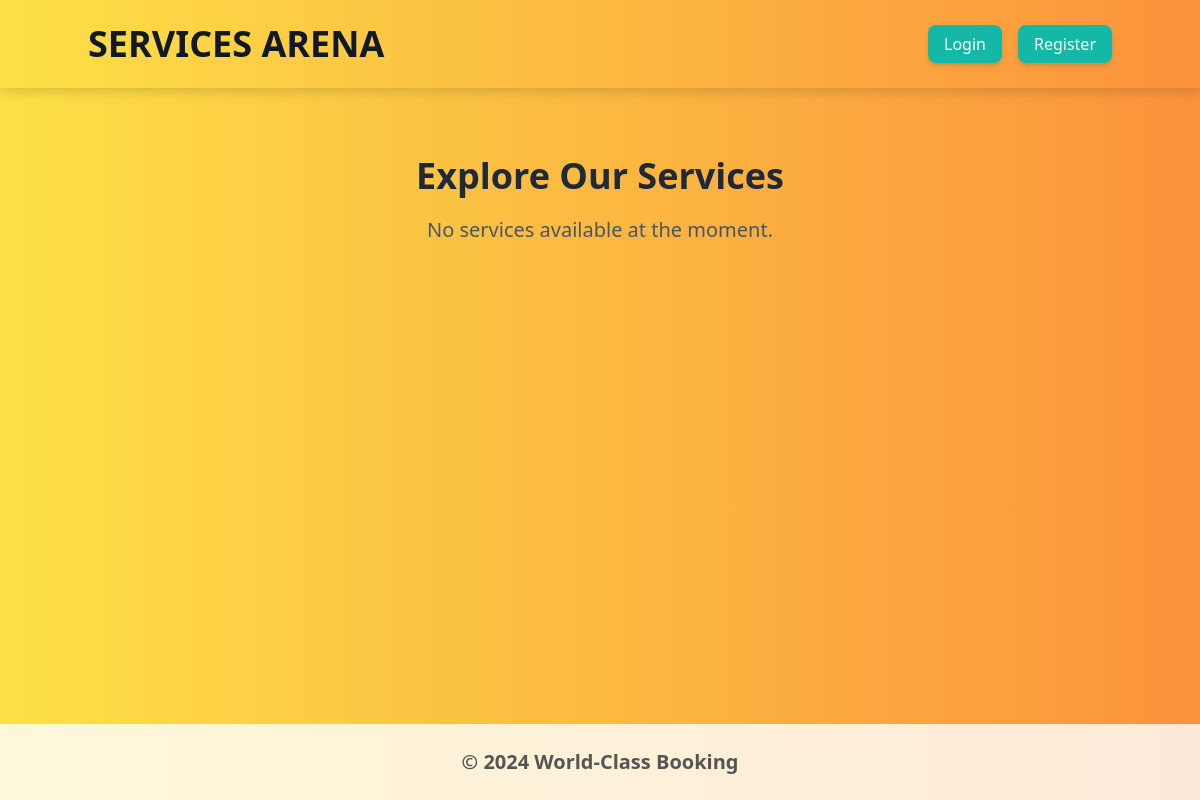
Page /services on the earlier database version.
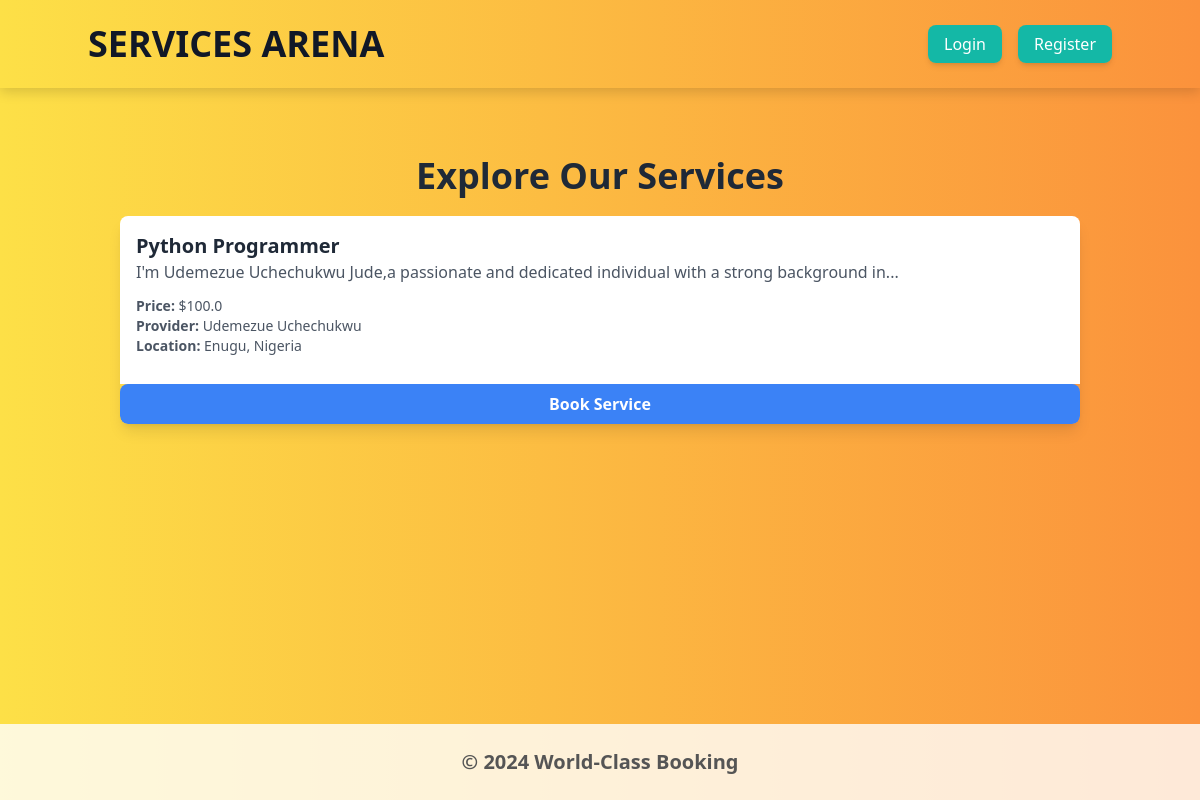
Same page on the later database version.
### book/models.py (models this page shows, shortened)
class Service(db.Model):
    id = db.Column(db.Integer, primary_key=True)
    name = db.Column(db.String(150), nullable=False, unique=True)
    country = db.Column(db.String(100), nullable=False)
    description = db.Column(db.String(150), nullable=False)
    created_at = db.Column(db.DateTime, nullable=False, default=datetime.utcnow)
    updated_at = db.Column(db.DateTime, onupdate=datetime.utcnow)
    state = db.Column(db.String(100), nullable=True)
    provider_name = db.Column(db.String(300), db.ForeignKey('user.full_name'), nullable=False)
    provider = db.relationship('User', backref='services', foreign_keys=[provider_name])
    price = db.Column(db.Float, nullable=False)

### book/users/routes.py (the view)
@booking_system.route('/services')
def list_services():
    services = Service.query.all()
    return render_template('services.html', services=services)

### book/templates/services.html (shortened to what this page needs)
{% extends 'base.html' %}
{% block content %}
<div class="container mt-5">
    <h1 class="text-center mb-5 font-bold text-4xl text-gray-800">Explore Our Services</h1>
    <div class="row">
        {% if services %}
            {% for service in services %}
                <div class="col-lg-4 col-md-6 mb-4">
                    <div class="card h-100 border-0 shadow-lg rounded-lg overflow-hidden">
                        <div class="card-body p-4 bg-white">
                            <h5 class="card-title text-xl font-bold text-gray-800">{{ service.name }}</h5>
                            <p class="card-text text-gray-600 mb-3">{{ service.description | truncate(100) }}</p>
                            <div class="mb-3">
                                <p class="text-sm text-gray-600"><strong>Price:</strong> ${{ service.price }}</p>
                                <p class="text-sm text-gray-600"><strong>Provider:</strong> {{ service.provider_name }}</p>
                                <p class="text-sm text-gray-600"><strong>Location:</strong> {{ service.state }}, {{ service.country }}</p>
                            </div>
                        </div>
                        <div class="card-footer bg-transparent border-0">
                            <form action="{{ url_for('booking_system.book_service', service_name=service.name) }}" method="get" style="display: inline;">
                                <button type="submit" type="submit" class="w-full bg-blue-500 text-white font-semibold py-2 px-4 rounded-lg hover:bg-blue-700 transition duration-300" >
                                    Book Service
                                </button>
                            </form>
                        </div>
                    </div>
                </div>
            {% endfor %}
        {% else %}
            <p class="text-center text-xl text-gray-600">No services available at the moment.</p>
        {% endif %}
    </div>
</div>
{% endblock %}

### book/templates/base.html (shortened to what this page needs)
<!DOCTYPE html>
<html lang="en">
  <head>
    <script src="https://cdn.tailwindcss.com"></script>
  </head>
  <body
    class="bg-gradient-to-r from-yellow-300 to-orange-400 min-h-screen flex flex-col"
  >
    <nav class="navbar bg-opacity-75 p-6">
      <div class="container mx-auto flex justify-between items-center">
        <a
          href="{{ url_for('core.index') }}"
          class="text-4xl font-extrabold text-gray-900 hover:text-yellow-600"
          >SERVICES ARENA</a
        >
        <div>
          <ul class="flex space-x-4">
            {% if current_user.is_authenticated %}
            <li>
              <a
                href="{{ url_for('auth.user_details_form', user_name=current_user.full_name) }}"
                class="nav-link text-white bg-purple-500 px-4 py-2 rounded-lg hover:bg-purple-700 shadow-md"
                >Profile</a
              >
            </li>
            {% if current_user.role == 'customer' %}
            <li>
              <a
                class="nav-link text-white bg-blue-500 px-4 py-2 rounded-lg hover:bg-blue-700 shadow-md"
                href="{{ url_for('booking_system.list_services') }}"
                >Book</a
              >
            </li>
            <li>
                <a
                  href="{{ url_for('booking_system.user_notification') }}"
                  class="nav-link text-white bg-blue-500 px-4 py-2 rounded-lg hover:bg-blue-700 shadow-md"
                  >Inbox</a
                >
              </li>
            {% elif current_user.role == 'provider' %}
            <li>
              <a
                href="{{ url_for('booking_system.create_service') }}"
                class="nav-link text-white bg-blue-500 px-4 py-2 rounded-lg hover:bg-blue-700 shadow-md"
                >Create</a
              >
            </li>
            <li>
              <a
                href="{{ url_for('booking_system.view_provider_services') }}"
                class="nav-link text-white bg-blue-500 px-4 py-2 rounded-lg hover:bg-blue-700 shadow-md"
                >My Services</a
              >
            </li>
            <li>
                <a
                  href="{{ url_for('booking_system.user_notification') }}"
                  class="nav-link text-white bg-blue-500 px-4 py-2 rounded-lg hover:bg-blue-700 shadow-md"
                  >Inbox</a
                >
              </li>
            {% elif current_user.role == 'admin' %}
            <li>
              <a
                class="nav-link text-white bg-blue-500 px-4 py-2 rounded-lg hover:bg-blue-700 shadow-md"
                href="{{ url_for('booking_system.view_all_users') }}"
                >Users</a
              >
            </li>
            <li>
              <a
                class="nav-link text-white bg-blue-500 px-4 py-2 rounded-lg hover:bg-blue-700 shadow-md"
                href="{{ url_for('booking_system.appointments') }}"
                >Appointments</a
              >
            </li>
            <li>
                <a
                  class="nav-link text-white bg-blue-500 px-4 py-2 rounded-lg hover:bg-blue-700 shadow-md"
                  href="{{ url_for('booking_system.view_complaints') }}"
                  >Customer Complaints</a
                >
              </li>
              <li>
                <a
                  class="nav-link text-white bg-blue-500 px-4 py-2 rounded-lg hover:bg-blue-700 shadow-md"
                  href="{{ url_for('booking_system.view_provider_complaints') }}"
                  >Provider Complaints</a
                >
              </li>
            {% endif %}
            <li>
              <a
                href="{{ url_for('auth.logout') }}"
                class="nav-link text-white bg-red-500 px-4 py-2 rounded-lg hover:bg-red-700 shadow-md"
                >Logout</a
              >
            </li>
            {% else %}
            <li>
              <a
                href="{{ url_for('auth.login') }}"
                class="nav-link text-white bg-teal-500 px-4 py-2 rounded-lg hover:bg-teal-700 shadow-md"
                >Login</a
              >
            </li>
            <li>
              <a
                href="{{ url_for('auth.register') }}"
                class="nav-link text-white bg-teal-500 px-4 py-2 rounded-lg hover:bg-teal-700 shadow-md"
                >Register</a
              >
            </li>
            {% endif %}
          </ul>
        </div>
      </div>
    </nav>
    <div class="container mx-auto flex-grow py-12 px-4 sm:px-6 lg:px-8">
       {% block content %}{% endblock %}
    </div>
    <footer class="footer py-6 mt-auto text-center">
      <div class="container mx-auto">
        <span class="text-xl">© 2024 World-Class Booking</span>
      </div>
    </footer>
  </body>
</html>

### book/templates/base.html (style rules this page uses)
body { background: linear-gradient(120deg, #f6d365, #fda085); }
.nav-link { transition: all 0.3s ease; }
.navbar { transition: background-color 0.5s ease; }
footer { background-color: rgba(255, 255, 255, 0.8); transition: background-color 0.5s ease; }
.footer span { color: #555; font-weight: bold; }

Differences in the rows shown:
added Service: name "Python Programmer", description "I'm Udemezue Uchechukwu Jude,a passionate and dedicated individual with a strong background in...", price "100.0", provider_name "Udemezue Uchechukwu", state "Enugu", country "Nigeria"
Other differences:
text no longer shown: "No services available at the moment."
